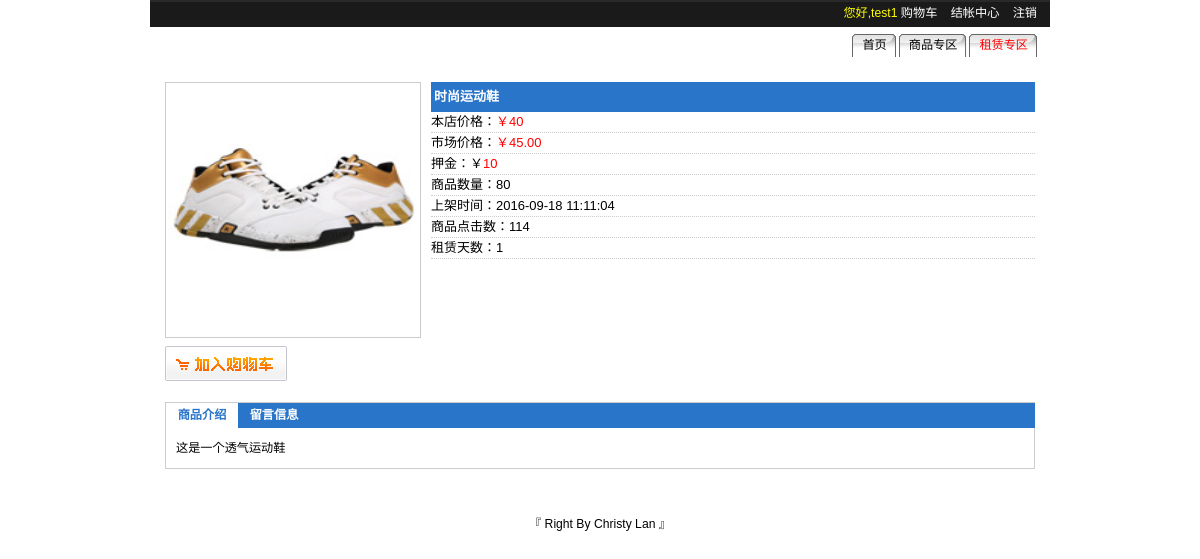
Screenshot of /leaseDetail.php?act=detailedlease&gid=12 (signed in) with the database file from the repository.
### tables this page shows
CREATE TABLE `lease` (
  `list_id` int(10) unsigned NOT NULL AUTO_INCREMENT COMMENT '商品编号',
  `list_name` varchar(100) NOT NULL COMMENT '商品名字',
  `list_face` varchar(80) NOT NULL COMMENT '商品图片',
  `list_myprice` float(8,2) NOT NULL COMMENT '商品价格',
  `list_onprice` float(8,2) NOT NULL COMMENT '商品市场价',
  `list_nums` int(5) DEFAULT NULL COMMENT '商品库存量',
  `list_detail` text COMMENT '商品简介',
  `list_time` datetime DEFAULT NULL COMMENT '上架时间',
  `list_seetimes` int(11) DEFAULT NULL COMMENT '商品点击量',
  `lease_time` int(11) DEFAULT '1' COMMENT '租赁天数',
  `deposit` int(11) DEFAULT '10' COMMENT '租赁押金',
  PRIMARY KEY (`list_id`)
);

### leaseDetail.php (the view, shortened to what this page needs)
<?php
if (empty($_COOKIE['user'])) {
	echo "<script>alert('请登陆后访问');window.location='login.php';</script>";die;
}else{
	include_once 'includes/conn.php';
	if(!empty($_COOKIE['user'])){
		$user = json_decode($_COOKIE['user'],true);
		$mysqli->query('DELETE FROM cart where is_lease=1 and user_id='.$user['user_id']);
	}
	if ($_GET['act']=='detailedlease'){
		$gid = $_GET['gid'];
	}
	$show = $mysqli->query("show columns from lease");
	if ($show){
		$str = "";
		while ($one = $show->fetch_row()){
			$str .= $one[0].",";
		}
	}
	$str = substr($str,0,-1);
	$res = $mysqli->query("select {$str} from lease where list_id={$gid}");
	if ($res){
		while ($one_arr = $res->fetch_assoc()){
			$two_arr = $one_arr;
		}
	}
}
?>
<!DOCTYPE html PUBLIC "-//W3C//DTD HTML 4.01 Transitional//EN" "http://www.w3.org/TR/html4/loose.dtd">
<html>
<head>
<link href="css/style.css" rel="stylesheet" type="text/css">
</head>
<body>
	<div id="container">
		<?php include 'header.php';?>
		<div id="wrapper">
			<div id="content" style="margin:0;">
				<div id="goodinfo" style="width:auto;">
					<div class="gdImg" style="width: 256px;">
						<img src="<?php echo $two_arr['list_face']?>" width="250" height="250">
						<span class="buy">
							<a href="afterOrder.php?act=leases&id=<?php echo $gid;?>">购买</a>
						</span>
					</div>
					<div class="gdInfo" style="width: 604px;">
						<h4 style="width:auto;"><?php echo $two_arr['list_name']?></h4>
						<?php if(empty($_COOKIE['user'])):?>
						<p class="red">本店价格：<label style="color:red">￥<?php echo $two_arr['list_myprice']?></label></p>
						<?php else:?>
							<p class="red">本店价格：<label style="color:red">￥<?php echo $user['rebate']*$two_arr['list_myprice']?></label></p>
						<?php endif;?>
						<p>市场价格：<label style="color:red">￥<?php echo $two_arr['list_onprice']?></label></p>
            <p>押金：￥<label style="color:red"><?php echo $two_arr['deposit']?></label></p>
						<p>商品数量：<?php if(!empty($two_arr['list_nums'])){echo $two_arr['list_nums'];}else{echo "无限";}?></p>
						<p>上架时间：<?php echo $two_arr['list_time']?></p>
						<p>商品点击数：<?php echo $two_arr['list_seetimes']?></p>
						<p>租赁天数：<?php echo $two_arr['lease_time']?></p>
					</div>
				</div>
				<div id="goodtab1">
					<ul>
						<li class="tab1">商品介绍</li>
						<li class="tab2" onclick="changeTab('goodtab1','goodtab2',2)">留言信息</li>
					</ul>
					<div class="tabcontent">
						<p><?php echo $two_arr['list_detail']?></p>
					</div>
				</div>
			</div>
		</div>
		<div id="footer"><meta http-equiv="Content-Type" content="text/html; charset=utf-8" />
<label>『 Right By Christy Lan 』</label></div>
	</div>
</body>
</html>

### css/style.css (style rules this page uses)
* { margin: 0; padding: 0; }
body { font:76% Arial, Verdana, Tahoma, sans-serif; text-align:center; }
a { text-decoration: none; }
#container { text-align:left; width:900px; margin:0 auto; }
#wrapper { float:left; width:100%; background-color: #fff; }
#content { margin:0 0 0 250px; padding:10px; background: #fff; }
#footer { clear:left; width:100%; height: 50px; padding-top:30px; text-align: center; }
.tab1 { background: #FFFFFF; color:#2975C9; }
.tab2 { background:#2975C9; color: #ffffff; }
.tabcontent { border-left:1px solid #ccc; border-bottom:1px solid #ccc; border-right:1px solid #ccc; padding:10px; }
#goodinfo { margin-top:10px; width:560px; height: 320px; }
#goodinfo .gdImg { float:left; margin:5px; }
.gdImg img { border:1px solid #CCCCCC; display:block; padding:2px; }
.gdImg .buy { float:left; margin:5px 0; }
.buy a { background:url("../images/btn_addcart1.gif") no-repeat scroll 0 0 transparent; border:0 none; cursor:pointer; display:block; height:35px; margin:3px 0; text-indent:-9999px; width:122px; }
#goodinfo { width:560px; }
#goodinfo .gdInfo { float:left; margin:5px; text-align:left; }
.gdInfo h4 { background:none repeat scroll 0 0 #2975C9; color:#FFFFFF; font-size:13px; height:30px; line-height:30px; padding-left:3px; width:240px; }
.gdInfo p { border-bottom:1px dotted #CCCCCC; font-size:13px; line-height:20px; }
#goodtab1,#goodtab2 { line-height:20px; padding:5px; text-align:left; }
#goodtab1 { display:block; }
#goodtab1 ul,#goodtab2 ul { background:none repeat scroll 0 0 #2975C9; border-left:1px solid #CCCCCC; border-top:1px solid #CCCCCC; height:25px; list-style:none outside none; margin:0; padding:0; }
#goodtab1 ul li, #goodtab2 ul li { cursor:pointer; float:left; font-weight:600; height:25px; line-height:25px; margin:0; padding:0; text-align:center; width:72px; }
.tab1 { background:none repeat scroll 0 0 #FFFFFF; color:#2975C9; }
.tab2 { background:none repeat scroll 0 0 #2975C9; color:#FFFFFF; }
.tabcontent { border-bottom:1px solid #CCCCCC; border-left:1px solid #CCCCCC; border-right:1px solid #CCCCCC; padding:10px; }

### rows the page displays
lease: list_face (picture), list_name "时尚运动鞋", $user['rebate']*$two_arr['list_myprice'] "40", list_onprice "45.00", deposit "10", list_nums "80", list_time "2016-09-18 11:11:04", list_seetimes "114", lease_time "1", list_detail "这是一个透气运动鞋"

### other values shown
$user['user_name'] "test1"
